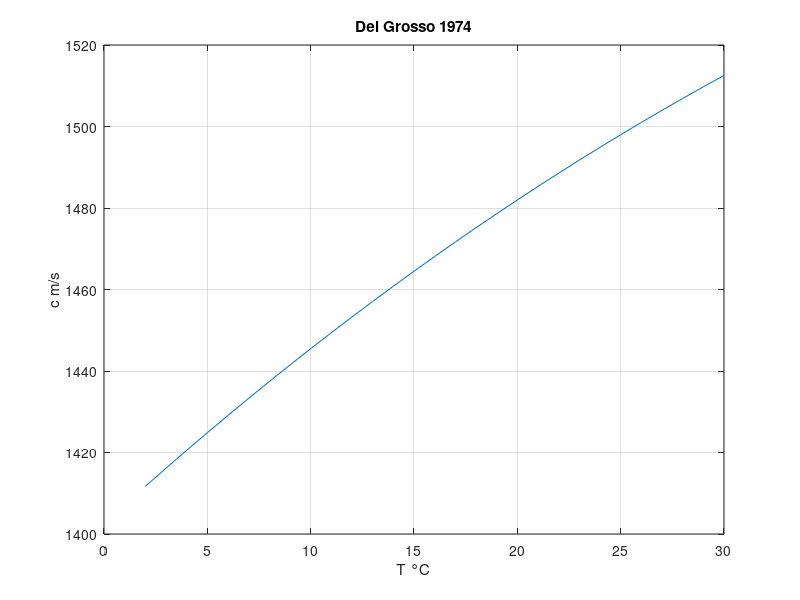

Write MATLAB code to recreate this figure.
% Дель Гроссо 1974
% Высокоточный стандарт ВМФ

Tmax = 30; S = 35; D = 10;
T = 2:1:Tmax;
c = 1402.392 + 4.63573*T - 3.5885e-2*T.^2 + 1.59964e-4*T.^3 - 1.3904e-6*T.^4 + 1.33428*(S-35) + 1.60272e-2*D + 8.34076e-7*D^3 - 1.13083e-2*T*(S-35);
figure;
plot(T, c);
title('Del Grosso 1974'); xlabel('T °C'); ylabel('c m/s'); grid on;

%{
@play
{
 "title": "Del Grosso 1974",
 "groups": [
  {
   "name": "Environment",
   "controls": [
    {
     "var": "Tmax",
     "label": "T max °C",
     "min": 5,
     "max": 30,
     "step": 1,
     "default": 30
    },
    {
     "var": "S",
     "label": "Salinity",
     "min": 30,
     "max": 40,
     "step": 1,
     "default": 35
    },
    {
     "var": "D",
     "label": "Depth m",
     "min": 0,
     "max": 4000,
     "step": 100,
     "default": 10
    }
   ]
  }
 ]
}
%}
